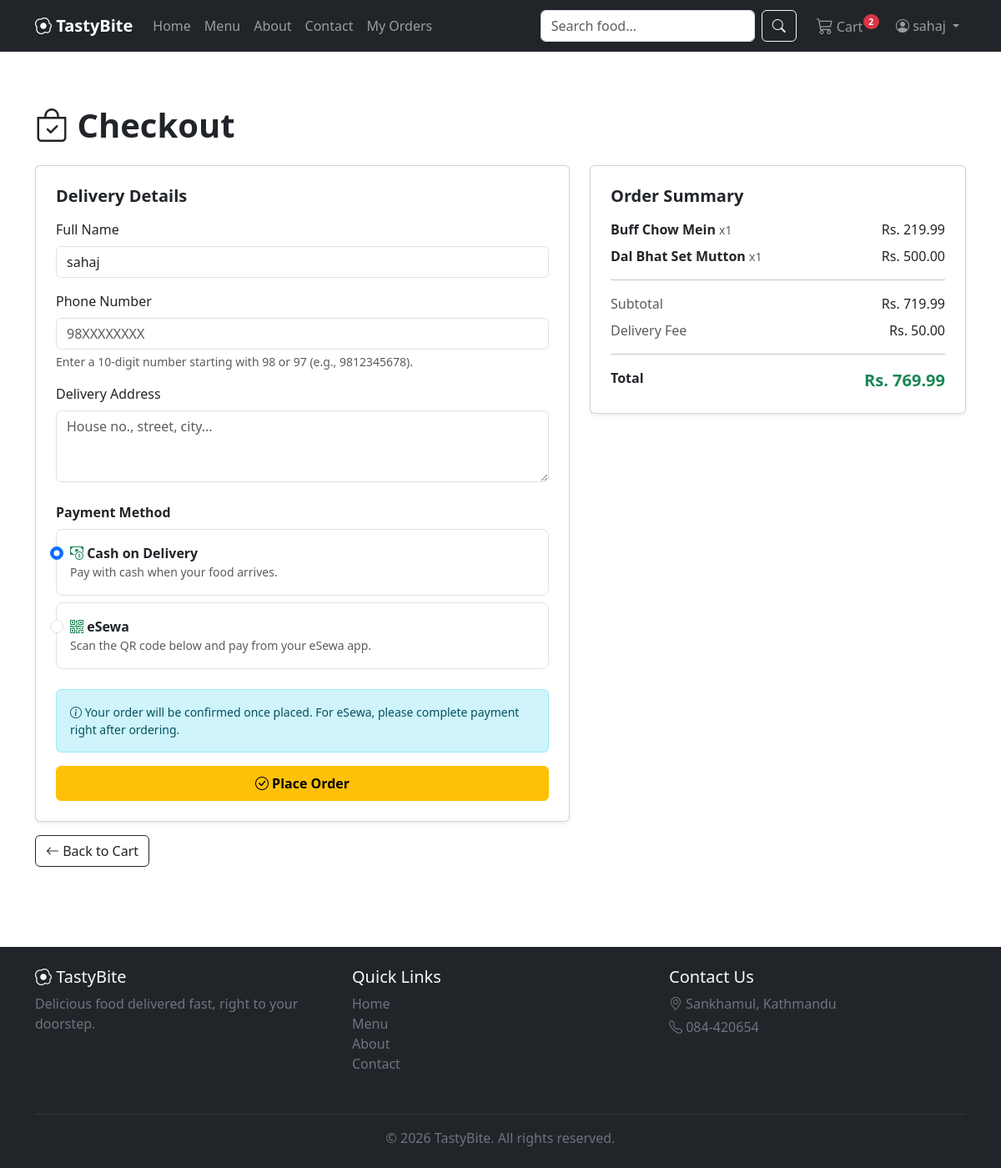
The page /orders/checkout/ (signed in) on the database its author committed.
### cart/models.py (models this page shows, shortened)
class CartItem(models.Model):
    cart = models.ForeignKey(Cart, on_delete=models.CASCADE, related_name='items')
    food_item = models.ForeignKey(FoodItem, on_delete=models.CASCADE)
    quantity = models.PositiveIntegerField(default=1)
    added_at = models.DateTimeField(auto_now_add=True)
    class Meta:
        unique_together = ('cart', 'food_item')
    @property
    def subtotal(self):
        return self.food_item.price * self.quantity

### menu/models.py (models this page shows, shortened)
class FoodItem(models.Model):
    category = models.ForeignKey(
        Category,
        on_delete=models.CASCADE,
        related_name='food_items'
    )
    name = models.CharField(max_length=150)
    slug = models.SlugField(max_length=170, unique=True, help_text="Used in URLs")
    description = models.TextField(blank=True)
    price = models.DecimalField(max_digits=8, decimal_places=2, help_text="Price in NPR")
    image = models.ImageField(upload_to='food_items/', blank=True, null=True)
    is_available = models.BooleanField(default=True, help_text="Uncheck to hide this item from the menu")
    is_featured = models.BooleanField(default=False, help_text="Show this item on the homepage")
    created_at = models.DateTimeField(auto_now_add=True)
    updated_at = models.DateTimeField(auto_now=True)
    class Meta:
        ordering = ['-created_at']

### orders/views.py (the view, shortened to what this page needs)
# urls.py: path('checkout/', views.checkout, name='checkout'),
@login_required
def checkout(request):
    buy_now_data = request.session.get('buy_now')
    if buy_now_data:
        food_item = get_object_or_404(FoodItem, id=buy_now_data['item_id'], is_available=True)
        quantity = buy_now_data['quantity']
        cart_items = [SimpleNamespace(
            food_item=food_item,
            quantity=quantity,
            subtotal=food_item.price * quantity,
        )]
        subtotal = food_item.price * quantity
        is_buy_now = True
    else:
        cart, created = Cart.objects.get_or_create(user=request.user)
        cart_items = cart.items.select_related('food_item').all()
        if not cart_items:
            messages.warning(request, "Your cart is empty. Add some items before checking out.")
            return redirect('menu_list')
        subtotal = cart.total_price
        is_buy_now = False
    total_price = subtotal + DELIVERY_FEE
    context = {
        'cart_items': cart_items,
        'subtotal': subtotal,
        'delivery_fee': DELIVERY_FEE,
        'total_price': total_price,
        'default_full_name': request.user.get_full_name() or request.user.username,
    }
    return render(request, 'orders/checkout.html', context)

### cart/context_processors.py (called while the page is built)
def cart_item_count(request):
    if request.user.is_authenticated:
        cart = Cart.objects.filter(user=request.user).first()
        if cart:
            return {'cart_item_count': cart.total_items}
    return {'cart_item_count': 0}

### cart/models.py (called while the page is built)
    @property
    def total_price(self):
        return sum(item.subtotal for item in self.items.all())

    @property
    def total_items(self):
        return sum(item.quantity for item in self.items.all())

### orders/templates/orders/checkout.html (shortened to what this page needs)
{% extends 'base.html' %}
{% load static %}
{% block content %}
<div class="container my-5">
    <h1 class="fw-bold mb-4">
        <i class="bi bi-bag-check"></i> Checkout
    </h1>
    <div class="row g-4">
        <div class="col-lg-7">
            <div class="card shadow-sm">
                <div class="card-body p-4">
                    <h5 class="fw-bold mb-3">Delivery Details</h5>
                    <form method="POST" novalidate>
                        <div class="mb-3">
                            <label class="form-label">Full Name</label>
                            <input type="text" name="full_name" class="form-control"
                                   value="{{ default_full_name }}" required>
                        </div>
                        <div class="mb-3">
                            <label class="form-label">Phone Number</label>
                            <input type="tel" name="phone_number" class="form-control"
                                   placeholder="98XXXXXXXX" pattern="^(98|97)[0-9]{8}$"
                                   maxlength="10" title="Enter a valid 10-digit Nepali mobile number starting with 98 or 97"
                                   required>
                            <div class="form-text">Enter a 10-digit number starting with 98 or 97 (e.g., 9812345678).</div>
                        </div>
                        <div class="mb-4">
                            <label class="form-label">Delivery Address</label>
                            <textarea name="delivery_address" class="form-control" rows="3"
                                      placeholder="House no., street, city..." required></textarea>
                        </div>
                        <div class="mb-4">
                            <label class="form-label fw-semibold">Payment Method</label>
                            <div class="form-check border rounded-3 p-3 mb-2">
                                <input class="form-check-input" type="radio" name="payment_method"
                                       id="payment-cod" value="cod" checked
                                       onchange="document.getElementById('esewa-qr-box').classList.add('d-none')">
                                <label class="form-check-label w-100" for="payment-cod">
                                    <i class="bi bi-cash-coin text-success"></i>
                                    <strong>Cash on Delivery</strong>
                                    <div class="text-muted small">Pay with cash when your food arrives.</div>
                                </label>
                            </div>
                            <div class="form-check border rounded-3 p-3">
                                <input class="form-check-input" type="radio" name="payment_method"
                                       id="payment-esewa" value="esewa"
                                       onchange="document.getElementById('esewa-qr-box').classList.remove('d-none')">
                                <label class="form-check-label w-100" for="payment-esewa">
                                    <i class="bi bi-qr-code text-success"></i>
                                    <strong>eSewa</strong>
                                    <div class="text-muted small">Scan the QR code below and pay from your eSewa app.</div>
                                </label>
                            </div>
                        </div>
                        <div class="alert alert-info small">
                            <i class="bi bi-info-circle"></i>
                            Your order will be confirmed once placed. For eSewa, please complete payment right after ordering.
                        </div>
                        <button type="submit" class="btn btn-warning w-100 fw-semibold py-2">
                            <i class="bi bi-check-circle"></i> Place Order
                        </button>
                    </form>
                </div>
            </div>
            <a href="{% url 'cart_detail' %}" class="btn btn-outline-dark mt-3">
                <i class="bi bi-arrow-left"></i> Back to Cart
            </a>
        </div>
        <div class="col-lg-5">
            <div class="card shadow-sm">
                <div class="card-body p-4">
                    <h5 class="fw-bold mb-3">Order Summary</h5>
                    {% for cart_item in cart_items %}
                    <div class="d-flex justify-content-between align-items-center mb-2">
                        <div>
                            <span class="fw-semibold">{{ cart_item.food_item.name }}</span>
                            <span class="text-muted small"> x{{ cart_item.quantity }}</span>
                        </div>
                        <span>Rs. {{ cart_item.subtotal }}</span>
                    </div>
                    {% endfor %}
                    <hr>
                    <div class="d-flex justify-content-between mb-2">
                        <span class="text-muted">Subtotal</span>
                        <span>Rs. {{ subtotal }}</span>
                    </div>
                    <div class="d-flex justify-content-between mb-2">
                        <span class="text-muted">Delivery Fee</span>
                        <span>Rs. {{ delivery_fee }}</span>
                    </div>
                    <hr>
                    <div class="d-flex justify-content-between">
                        <strong>Total</strong>
                        <strong class="text-success fs-5">Rs. {{ total_price }}</strong>
                    </div>
                </div>
            </div>
        </div>
    </div>
</div>
{% endblock %}

### templates/base.html (shortened to what this page needs)
{% load static %}
<!DOCTYPE html>
<html lang="en">
<head>
    <link href="https://cdn.jsdelivr.net/npm/bootstrap@5.3.3/dist/css/bootstrap.min.css" rel="stylesheet">
    <link rel="stylesheet" href="https://cdn.jsdelivr.net/npm/bootstrap-icons@1.11.3/font/bootstrap-icons.css">
    <link rel="stylesheet" href="{% static 'css/style.css' %}">
</head>
<body>
    <nav class="navbar navbar-expand-lg navbar-dark bg-dark sticky-top">
        <div class="container">
            <a class="navbar-brand fw-bold" href="{% url 'home' %}">
                <i class="bi bi-egg-fried"></i> TastyBite
            </a>
            <div class="collapse navbar-collapse" id="navbarNav">
                <ul class="navbar-nav me-auto mb-2 mb-lg-0">
                    <li class="nav-item">
                        <a class="nav-link" href="{% url 'home' %}">Home</a>
                    </li>
                    <li class="nav-item">
                        <a class="nav-link" href="{% url 'menu_list' %}">Menu</a>
                    </li>
                    <li class="nav-item">
                        <a class="nav-link" href="{% url 'about' %}">About</a>
                    </li>
                    <li class="nav-item">
                        <a class="nav-link" href="{% url 'contact' %}">Contact</a>
                    </li>
                    {% if user.is_authenticated %}
                    <li class="nav-item">
                        <a class="nav-link" href="{% url 'order_history' %}">My Orders</a>
                    </li>
                    {% endif %}
                </ul>
                <form class="d-flex me-3" role="search" method="GET" action="{% url 'menu_list' %}">
                    <input class="form-control me-2" type="search" name="q" placeholder="Search food..."
                           value="{{ request.GET.q|default_if_none:'' }}">
                    <button class="btn btn-outline-light" type="submit">
                        <i class="bi bi-search"></i>
                    </button>
                </form>
                <ul class="navbar-nav align-items-lg-center">
                    <li class="nav-item">
                        <a class="nav-link position-relative" href="{% url 'cart_detail' %}">
                            <i class="bi bi-cart3 fs-5"></i> Cart
                            {% if cart_item_count > 0 %}
                            <span class="badge rounded-pill bg-danger">
                                {{ cart_item_count }}
                            </span>
                            {% endif %}
                        </a>
                    </li>
                    {% if user.is_authenticated %}
                    <li class="nav-item dropdown">
                        <a class="nav-link dropdown-toggle" href="#" role="button" data-bs-toggle="dropdown">
                            <i class="bi bi-person-circle"></i> {{ user.username }}
                        </a>
                    </li>
                    {% endif %}
                </ul>
            </div>
        </div>
    </nav>
    <main class="flex-fill">
        {% block content %}
        {% endblock %}
    </main>
    <footer class="bg-dark text-light mt-5 py-4">
        <div class="container">
            <div class="row">
                <div class="col-md-4 mb-3">
                    <h5><i class="bi bi-egg-fried"></i> TastyBite</h5>
                    <p class="text-secondary">Delicious food delivered fast, right to your doorstep.</p>
                </div>
                <div class="col-md-4 mb-3">
                    <h5>Quick Links</h5>
                    <ul class="list-unstyled">
                        <li><a href="{% url 'home' %}" class="text-secondary text-decoration-none">Home</a></li>
                        <li><a href="{% url 'menu_list' %}" class="text-secondary text-decoration-none">Menu</a></li>
                        <li><a href="{% url 'about' %}" class="text-secondary text-decoration-none">About</a></li>
                        <li><a href="{% url 'contact' %}" class="text-secondary text-decoration-none">Contact</a></li>
                    </ul>
                </div>
               <div class="col-md-4 mb-3">
                    <h5>Contact Us</h5>
                    <p class="text-secondary mb-1"><i class="bi bi-geo-alt"></i> Sankhamul, Kathmandu</p>
                    <p class="text-secondary mb-1"><i class="bi bi-telephone"></i> 084-420654</p>
                </div>
            </div>
            <hr class="text-secondary">
            <p class="text-center text-secondary mb-0">&copy; {% now "Y" %} TastyBite. All rights reserved.</p>
        </div>
    </footer>
</body>
</html>

### static/css/style.css (style rules this page uses)
html { height: 100%; }
body { display: flex; flex-direction: column; min-height: 100vh; }
main { flex: 1 0 auto; }
footer { flex-shrink: 0; }
.navbar .badge { position: relative; top: -8px; left: -4px; font-size: 0.65rem; }

### rows shown on the page
CartItem: food_item.name "Buff Chow Mein", quantity "1", subtotal "219.99"
CartItem: food_item.name "Dal Bhat Set Mutton", quantity "1", subtotal "500.00"

### other values the page prints
{{ cart_item_count }} "2"
{{ user.username }} "sahaj"
{{ subtotal }} "719.99"
{{ delivery_fee }} "50.00"
{{ total_price }} "769.99"
